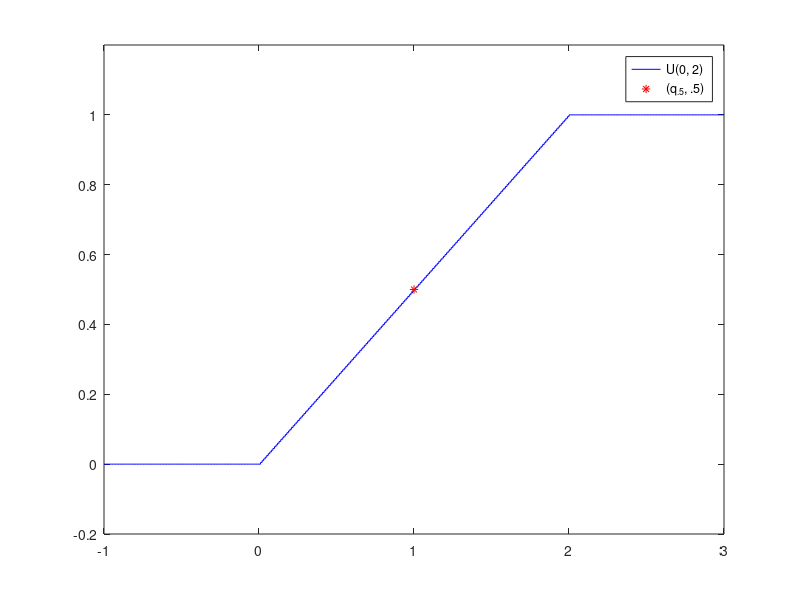
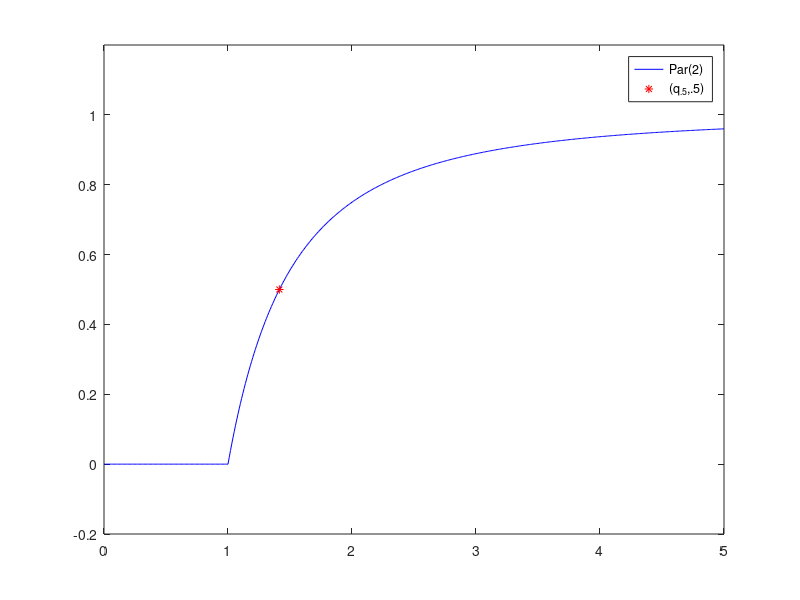

Recreate these plots in MATLAB, in order.
distnames = {'Uniform', 'GeneralizedPareto'};
colors = {'b','c','k','m','r'};
%X ~ U(0, beta);
betas=[2];
xs = -1:0.01:3;
fig = figure;
for i=1:length(betas)
    uds = makedist(distnames{1},'lower',0,'upper',betas(i));
    ys = cdf(uds,xs);
    stairs(xs,ys,colors{i});
    hold on;
end
median1 = uds.median;
plot(median1,0.5,'r*');
axis([-1 3 -0.2 1.2]);
legend('U(0, 2)','(q_{.5}, .5)');
saveas(fig,'A2a.eps','epsc');

%X ~ Par(alpha);
alphas = [2];
xs = 0:0.01:5;
fig = figure;
for i=1:length(alphas)
    k1 = 1/alphas(i);
    sigma1 = 1/alphas(i);    
    theta1 = 1;
    uds = makedist(distnames{2},'k',k1, 'sigma',sigma1,'theta',theta1);
    ys = cdf(uds,xs);
    plot(xs,ys,colors{i});
    hold on;
end
axis([0 5 -0.2 1.2]);
median1 = uds.median;
plot(median1,0.5,'r*');
legend('Par(2)','(q_{.5},.5)');
saveas(fig,'A2c.eps','epsc');
